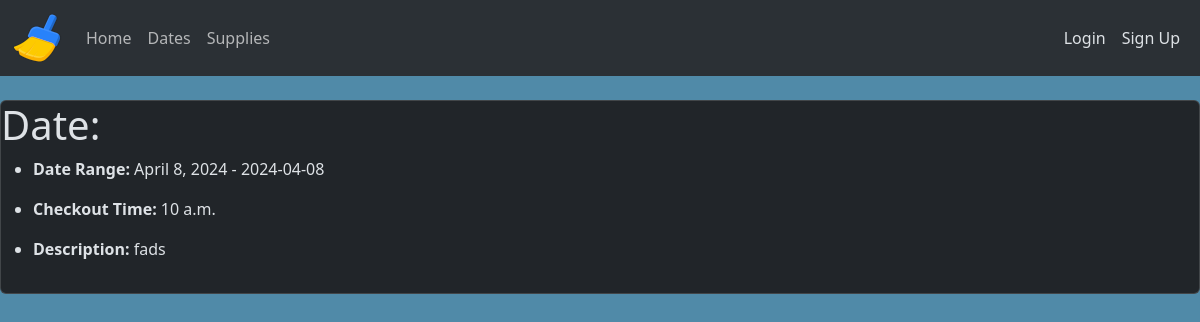
Screenshot of /dates/1 with the database file from the repository.
### schedule_app/models.py (models this page shows, shortened)
class CalendarDates(models.Model):
    DEFAULT_TIME = time(hour=10, minute=0)
    booking_start = models.DateField()
    booking_end = models.DateField()
    checkout_time = models.TimeField(default=DEFAULT_TIME)
    description = models.CharField(max_length=500, blank=True)
    def __str__(self):
        print(self.booking_end)
        return str(self.booking_end)

### schedule_app/views/display_views.py (the view)
# urls.py: path("dates/<int:pk>", CalendarDatesDetailView.as_view(), name="date-detail"),
class CalendarDatesDetailView(generic.DetailView):
    model = CalendarDates

### schedule_app/templates/schedule_app/calendardates_detail.html (shortened to what this page needs)
{% extends "schedule_app/base_template.html" %}
{% block content %}
<div class="card">
    <h1>Date: </h1>
    <ul>
        <li>
            <p>
                <strong>Date Range: </strong> {{ calendardates.booking_start }} - {{ calendardates }}
            </p>
        </li>
        <li>
            <p>
                <strong>Checkout Time: </strong> {{ calendardates.checkout_time }}
            </p>
        </li>
        <li>
            <p>
                <strong>Description: </strong>
                {% if calendardates.description %}
                {{calendardates.description}}
                {% else %}
                None
                {% endif %}
            </p>
        </li>
    </ul>
</div>
{% endblock %}

### rows the page displays
CalendarDates: booking_start "April 8, 2024", booking_end "2024-04-08", checkout_time "10 a.m.", description "fads"
